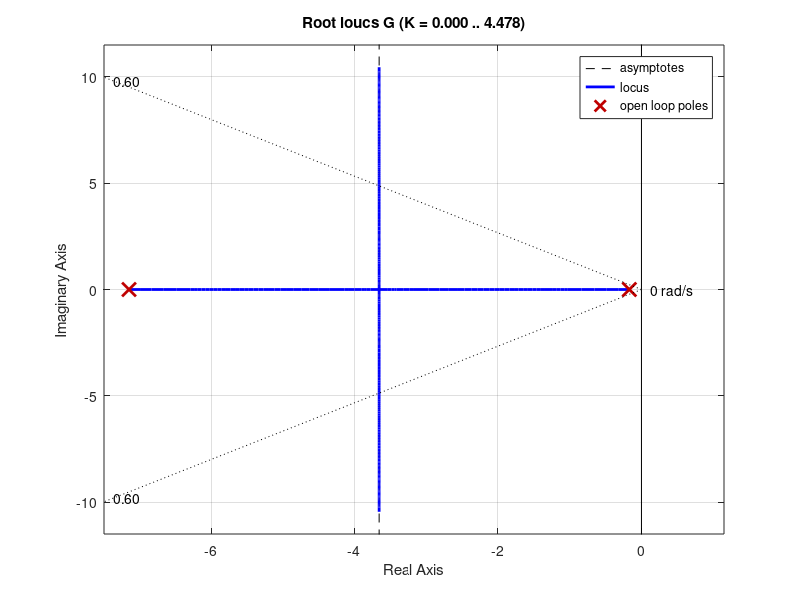

The MATLAB script that drew this image: (Note: this script raises an error after producing the figure.)
% Control System Final Exam

zeta = 0.6;
PO = 100*exp(-zeta*pi/ (1-zeta^2)^0.5)

G = tf([3.8], conv([1 0.17], [0.14 1]));
figure(1)
rlocus(G)
sgrid(zeta, 10^3);

K = 1.31; L = K*G;
T = feedback(L, 1);
stepinfo(T)
figure(2)
step(T)



